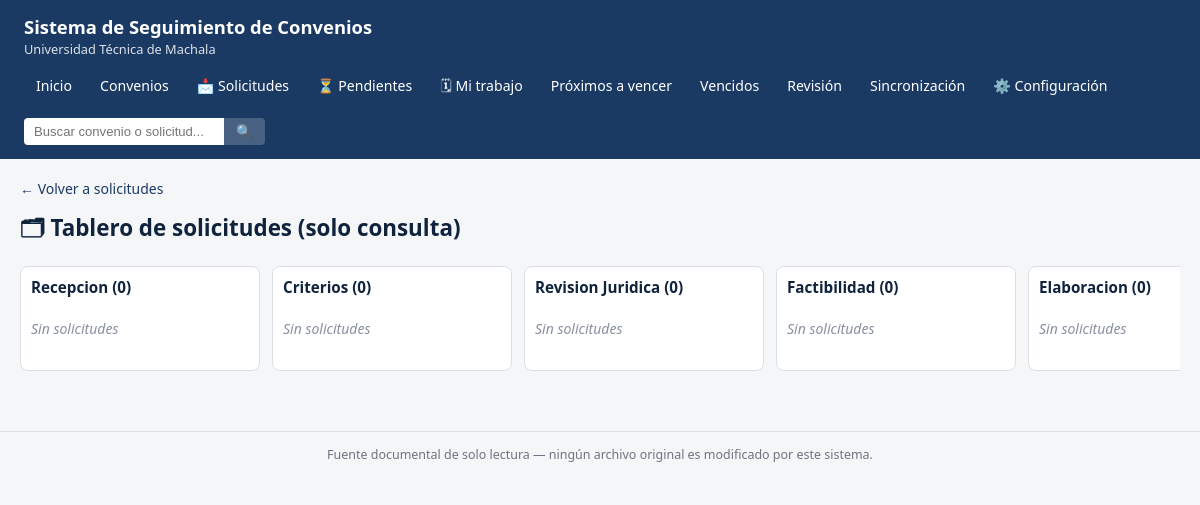
The app's page /solicitudes/tablero with its own data.
### tables this page shows
CREATE TABLE catalogo_etapas_solicitud (
    id INTEGER PRIMARY KEY AUTOINCREMENT,
    codigo TEXT NOT NULL UNIQUE,
    etiqueta TEXT NOT NULL,
    orden INTEGER,
    activo INTEGER NOT NULL DEFAULT 1
);

### SISTEMA/routes/solicitudes.py (the view)
@bp.route("/tablero")
def tablero():
    conn = _conn()
    config = cfg_service.config_efectiva(conn, obtener_config())
    columnas = repo.tablero_kanban(conn)
    for columna in columnas:
        columna["solicitudes"] = [
            {**dict(s), "semaforo": repo.calcular_semaforo(repo.dias_desde(s["fecha_ultima_actuacion"]), config)}
            for s in columna["solicitudes"]
        ]
    return render_template("solicitudes_tablero.html", columnas=columnas)

### SISTEMA/config.py (called while the page is built)
def cargar_config() -> Config:
    with open(RUTA_CONFIG_JSON, "r", encoding="utf-8") as f:
        datos = json.load(f)
    return Config(datos)

### SISTEMA/db_context.py (called while the page is built)
def obtener_config():
    return cargar_config()

### SISTEMA/routes/solicitudes.py (called while the page is built)
def _conn():
    if "db_rw" not in g:
        config = obtener_config()
        g.db_rw = repo.conectar_escritura(config.ruta_convenios_db, config.ruta_base_convenios)
    return g.db_rw

### SISTEMA/services/configuracion.py (called while the page is built)
def obtener_valor(conn, clave: str, default=None):
    fila = conn.execute("SELECT valor FROM configuracion_app WHERE clave = ?", (clave,)).fetchone()
    return fila["valor"] if fila else default

def config_efectiva(conn, config):
    valores = {}
    for atributo in CLAVES_SEMAFORO.values():
        crudo = obtener_valor(conn, atributo)
        valores[atributo] = int(crudo) if crudo is not None else getattr(config, atributo)
    return SimpleNamespace(**valores)

### SISTEMA/services/repositorio_solicitudes.py (called while the page is built)
def conectar_escritura(ruta_db: Path, ruta_base_convenios: Path) -> sqlite3.Connection:
    verificar_ruta_escritura_segura(ruta_db, ruta_base_convenios)
    conn = sqlite3.connect(str(ruta_db), isolation_level=None)
    conn.row_factory = sqlite3.Row
    conn.execute("PRAGMA foreign_keys = ON;")
    return conn

def tablero_kanban(conn):
    etapas = conn.execute("SELECT codigo, etiqueta FROM catalogo_etapas_solicitud WHERE activo=1 ORDER BY orden").fetchall()
    columnas = []
    for etapa in etapas:
        filas = conn.execute(
            "SELECT id, codigo_solicitud, institucion, responsable_actual, fecha_ultima_actuacion "
            "FROM solicitudes WHERE activo=1 AND etapa_actual=? ORDER BY fecha_ultima_actuacion",
            (etapa["codigo"],),
        ).fetchall()
        columnas.append({"etapa": etapa["etiqueta"], "codigo": etapa["codigo"], "solicitudes": filas})
    return columnas

### SISTEMA/templates/solicitudes_tablero.html (shortened to what this page needs)
{% extends "base.html" %}
{% block contenido %}
<a class="enlace-volver" href="{{ url_for('solicitudes.lista') }}">&larr; Volver a solicitudes</a>
<h1>🗂 Tablero de solicitudes (solo consulta)</h1>
<div style="display:flex; gap:12px; overflow-x:auto; padding-bottom:10px;">
    {% for col in columnas %}
    <div style="min-width:240px; background:var(--blanco); border:1px solid var(--gris-borde); border-radius:8px; padding:10px;">
        <h2 style="margin-top:0; font-size:0.95rem;">{{ col.etapa }} ({{ col.solicitudes|length }})</h2>
        {% for s in col.solicitudes %}
        <a href="{{ url_for('solicitudes.ficha', id_solicitud=s['id']) }}" style="display:block; background:var(--gris-fondo); border:1px solid var(--gris-borde); border-radius:6px; padding:8px; margin-bottom:8px; text-decoration:none; color:inherit; font-size:0.8rem;">
            <strong>{{ s['codigo_solicitud'] }}</strong><br>
            {{ s['institucion'] }}<br>
            {{ s['responsable_actual'] or '—' }}<br>
            {{ s['semaforo']['icono'] }} {{ s['semaforo']['etiqueta'] }}
        </a>
        {% else %}
        <p class="texto-vacio" style="padding:8px 0;">Sin solicitudes</p>
        {% endfor %}
    </div>
    {% endfor %}
</div>
{% endblock %}

### SISTEMA/static/css/estilo.css (style rules this page uses)
:root { --azul-utmach: #1b3a63; --azul-oscuro: #10233d; --gris-fondo: #f4f6f8; --gris-borde: #d9dfe4; --gris-texto: #2b2f33; --verde: #1f8a4c; --amarillo: #b8860b; --rojo: #b3261e; --naranja: #c2660d; --azul-info: #2563a8; --blanco: #ffffff; }
* { box-sizing: border-box; }
body { margin: 0; font-family: "Segoe UI", Arial, sans-serif; background: var(--gris-fondo); color: var(--gris-texto); font-size: 14px; }
h1 { font-size: 1.4rem; margin: 0 0 16px; color: var(--azul-oscuro); }
h2 { font-size: 1.1rem; margin: 24px 0 10px; color: var(--azul-oscuro); }
.enlace-volver { display: inline-block; margin-bottom: 14px; color: var(--azul-utmach); text-decoration: none; }
.texto-vacio { color: #8891a0; font-style: italic; padding: 20px 0; }

### records on screen
catalogo_etapas_solicitud: etapa "Recepcion", solicitudes|length "0"
catalogo_etapas_solicitud: etapa "Criterios", solicitudes|length "0"
catalogo_etapas_solicitud: etapa "Revision Juridica", solicitudes|length "0"
catalogo_etapas_solicitud: etapa "Factibilidad", solicitudes|length "0"
catalogo_etapas_solicitud: etapa "Elaboracion", solicitudes|length "0"
